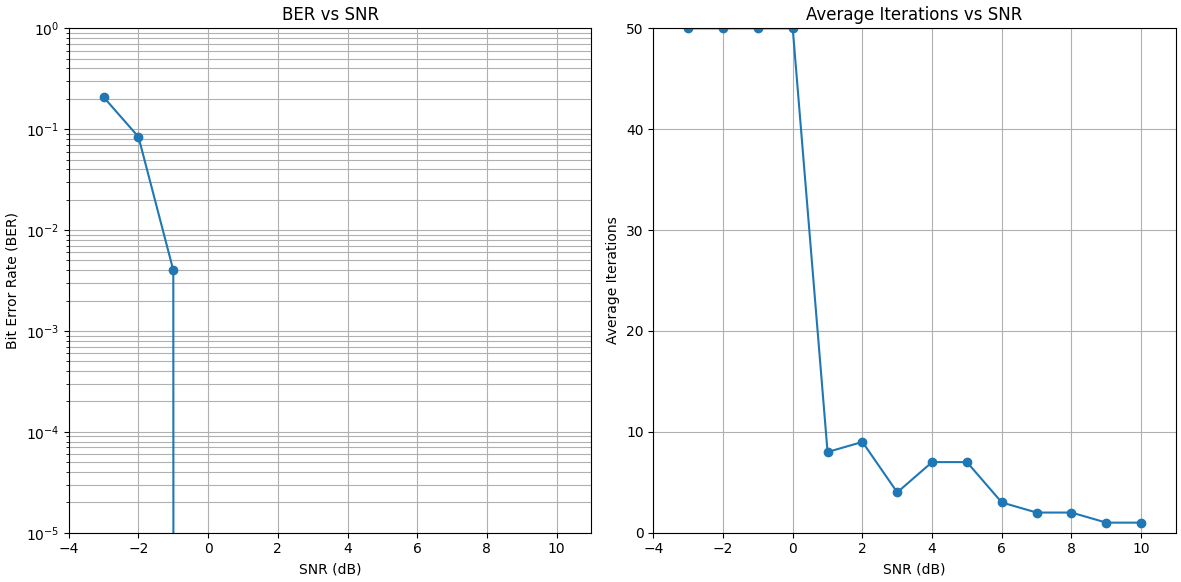

Recreate this plot in Python.
import numpy as np
import random
import matplotlib.pyplot as plt

def generate_parity_check_matrix_left(num_variable_nodes, num_check_nodes, degree_distribution):
    # Accounting for the degree distribution
    degree_2_count, degree_3_count, degree_6_count = degree_distribution
    degrees = [2] * degree_2_count + [3] * degree_3_count + [6] * degree_6_count

    # Checking if sum of degrees matches twice the number of check nodes
    assert sum(degrees) == 2 * num_check_nodes, "The degree distribution does not match the constraints."

    # Initialize the H matrix with zeros
    H = np.zeros((num_check_nodes, num_variable_nodes), dtype=int)

    # List of all edges
    edges = [(i, j) for i in range(num_check_nodes) for j in range(2)]

    # Assign edges based on the degree distribution
    variable_node_edges = []
    for node, degree in enumerate(degrees):
        variable_node_edges.extend([node] * degree)
    
    random.shuffle(variable_node_edges)
    
    # Now assign edges from variable_node_edges to check nodes
    check_node_index = 0
    while variable_node_edges:
        if len(edges) < 2:
            raise ValueError("Not enough edges to fulfill the degree distribution.")
        
        v_node = variable_node_edges.pop()
        
        # Assign the edge to a check node ensuring each check node gets exactly 2 edges
        while True:
            if check_node_index >= num_check_nodes:
                check_node_index = 0
            c_node = check_node_index
            check_node_index += 1
            if sum(H[c_node]) < 2:
                H[c_node, v_node] = 1
                break

    return H

def generate_parity_check_matrix(num_variable_nodes, num_check_nodes, degree_distribution):
    # Generate the parity check matrix
    H_left = generate_parity_check_matrix_left(num_variable_nodes, num_check_nodes, degree_distribution)

    H_right = np.zeros((num_check_nodes, num_check_nodes), dtype=int)
    for i in range(num_check_nodes):
        H_right[i, i] = 1
        if(i+1)<num_check_nodes:
            H_right[i, i+1] = 1

    H_real = np.zeros((num_check_nodes, num_variable_nodes + num_check_nodes), dtype=int)
    H_real[:, :num_variable_nodes] = H_left
    H_real[:, num_variable_nodes:] = H_right

    return H_real, H_left

def add_awgn(signal, snr_dB):
    snr_linear = 10**(snr_dB / 10.0)
    power_signal = np.mean(signal**2)
    noise_power = power_signal / snr_linear
    noise = np.sqrt(noise_power) * np.random.randn(*signal.shape)
    noisy_signal = signal + noise
    return noisy_signal, noise_power

def get_llr_from_initial_signal(H_left, initial_signal, snrdB, num_check_nodes):
    # Element-wise multiplication of the vector with every row of the matrix
    redundancy_temp = H_left * initial_signal

    # Sum up each row
    redundancy_temp2 = np.sum(redundancy_temp, axis=1) % 2

    # Calculating the parity nodes
    redundancy = np.zeros((num_check_nodes), dtype=int)

    for i in range(len(redundancy_temp2) - 1):
        redundancy[i] = (redundancy_temp2[i] + redundancy_temp2[i+1]) % 2

    redundancy[len(redundancy_temp2)-1] = redundancy_temp2[len(redundancy_temp2)-1]

    # Compiling the full message signal
    generated_signal = np.concatenate((initial_signal, redundancy))

    # Adding noise to the signal
    bpsk_signal = 2 * generated_signal - 1  # Convert to BPSK: 0 -> -1, 1 -> +1
    noisy_signal, noise_power = add_awgn(bpsk_signal, snrdB)

    # Calculate LLRs
    llr = (2 * noisy_signal) / noise_power

    return llr

def belief_propagation(H_real, received_llr, max_iterations):
    
    eps=1e-6
    M, N = H_real.shape
    # Initialize messages

    
    r = np.zeros((M, N)) # messages from check nodes to variable nodes
    q = np.zeros((M, N)) # messages from variable nodes to check nodes
    
    # Initialize q messages with received LLRs
    for m in range(M):
        for n in np.where(H_real[m])[0]:
            q[m, n] = received_llr[n]
    
    for iteration in range(max_iterations):
        # Messages sent by check node to variable node
        for m in range(M):
            for n in np.where(H_real[m])[0]:
                neighbors = np.where(H_real[m])[0]
                neighbors = neighbors[neighbors != n]
                prod = np.prod(np.tanh(q[m, neighbors] / 2))
                prod = np.clip(prod, -1 + eps, 1 - eps)
                r[m, n] = 2 * np.arctanh(prod)
        
        # Messages sent by variable node to check node
        llr_updated = np.copy(received_llr)
        for n in range(N): # for each variable node
            for m in np.where(H_real[:, n])[0]: # for each check node connected to it
                neighbors = np.where(H_real[:, n])[0]
                neighbors = neighbors[neighbors != m]
                sum = np.sum(r[neighbors, n]) + received_llr[n]
                q[m, n] = sum
                llr_updated[n] += sum
        
        # Decision
        decoded_bits = (llr_updated > 0).astype(int)
        #decoded_bits = llr_updated
        
        # Check if all parity-check equations are satisfied
        syndrome = np.mod(H_real @ decoded_bits, 2)
        #print(np.sum(syndrome))
        if np.all(syndrome == 0):
            return decoded_bits, iteration + 1
        
        # Update q messages for next iteration
        #for m in range(M):
        #    for n in np.where(H_real[m])[0]:
        #        neighbors = np.where(H_real[:, n])[0]
        #        neighbors = neighbors[neighbors != m]
        #        q[m, n] = received_llr[n] + r[neighbors, n].sum()
    
    return decoded_bits, max_iterations

# calculate ber
def calculate_ber(original_bits, decoded_bits):
    # check if both inputs are the right dimensions
    if original_bits.shape != decoded_bits.shape:
        raise ValueError("Length of original_bits and decoded_bits must be the same.")

    # calculate and return ber
    return np.sum(original_bits != decoded_bits) / len(original_bits)


def simulate_ldpc(H, H_left, initial_signal, snr_values, max_iter, num_check_nodes):
    ber = []
    avg_iterations = []

    for snr_dB in snr_values:
        llr = get_llr_from_initial_signal(H_left, initial_signal, snr_dB, num_check_nodes)
        
        # Decode the received signal
        decoded_bits, iterations = belief_propagation(H, llr, max_iter)

        # Getting the message signal from the decoded bits
        decoded_message = decoded_bits[:len(initial_signal)]

        # Calculate BER and store results
        ber_snr = calculate_ber(initial_signal, decoded_message)
        ber.append(ber_snr)
        avg_iterations.append(iterations)

        # debugging
        print(f"SNR:                  {snr_dB}")
        print(f"Number of Iterations: {iterations}")
        print(f"Bit Error Rate (BER): {ber_snr}")
    
    return ber, avg_iterations


def plot_results(snr_values, ber, avg_iterations):
    plt.figure(figsize=(12, 6))

    # BER vs SNR plot
    plt.subplot(1, 2, 1)
    plt.semilogy(snr_values, ber, marker='o')
    plt.title('BER vs SNR')
    plt.xlabel('SNR (dB)')
    plt.ylabel('Bit Error Rate (BER)')
    plt.grid(True, which='both')
    plt.xlim(-4, 11)
    plt.ylim(10e-6, 1)

    # Average Iterations vs SNR plot
    plt.subplot(1, 2, 2)
    plt.plot(snr_values, avg_iterations, marker='o')
    plt.title('Average Iterations vs SNR')
    plt.xlabel('SNR (dB)')
    plt.ylabel('Average Iterations')
    plt.grid(True)
    plt.xlim(-4, 11)
    plt.ylim(0, 50)

    plt.tight_layout()
    plt.show()



def main():

    # Setting parameters
    num_variable_nodes = 500
    num_check_nodes = 1000
    degree_distribution = (139, 148, 213)
    snr_values = np.arange(-3, 11, 1)
    max_iter = 50

    # Generating parity check matrix
    H_real, H_left = generate_parity_check_matrix(num_variable_nodes, num_check_nodes, degree_distribution)

    # Generating initial signal
    #initial_signal = np.random.randint(0, 2, num_variable_nodes)
    initial_signal = np.zeros(num_variable_nodes, dtype=int)

    # Performing the encoding, tranmission and decoding process
    ber, avg_iterations = simulate_ldpc(H_real, H_left, initial_signal, snr_values, max_iter, num_check_nodes)

    # Plotting the results
    plot_results(snr_values, ber, avg_iterations)


if __name__ == "__main__":
    main()
